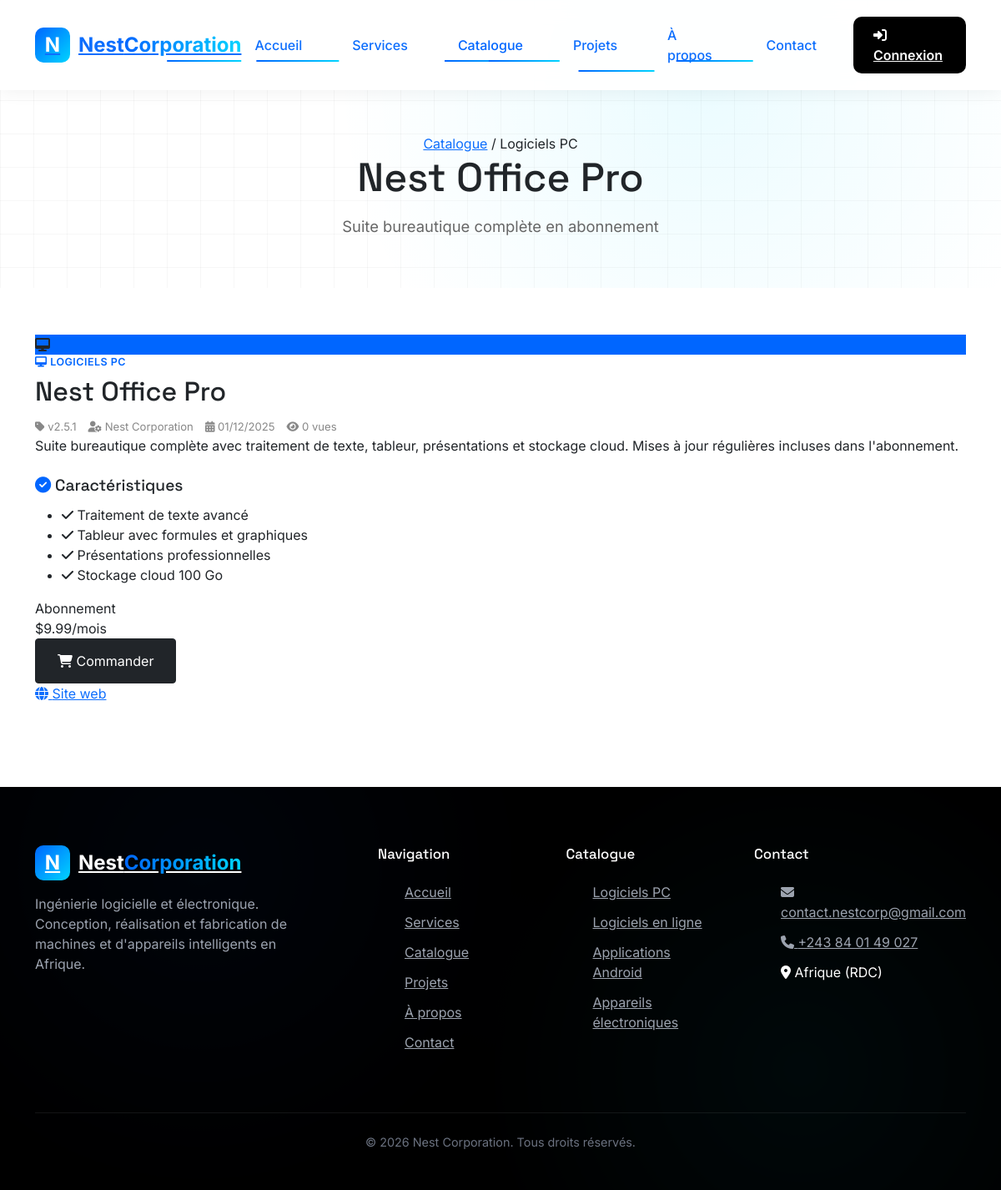
Screenshot of /index.php?page=product&id=2 with the database file from the repository.
### tables this page shows
CREATE TABLE `products` (
    `id` INT AUTO_INCREMENT PRIMARY KEY,
    `name` VARCHAR(200) NOT NULL,
    `slug` VARCHAR(200) NOT NULL UNIQUE,
    `description` TEXT NOT NULL,
    `short_description` VARCHAR(300) DEFAULT NULL,

     
    `category_id` INT NOT NULL,

     
    `pricing_type` ENUM('free','one_time','subscription') NOT NULL DEFAULT 'one_time',
    `price` DECIMAL(10,2) NOT NULL DEFAULT 0.00,
    `subscription_period` ENUM('monthly','yearly') NULL,
    `trial_days` INT DEFAULT 0,

     
    `version` VARCHAR(50) DEFAULT '1.0.0',
    `developer` VARCHAR(100) DEFAULT 'Nest Corporation',

     
    `website_url` VARCHAR(255) DEFAULT NULL,
    `documentation_url` VARCHAR(255) DEFAULT NULL,
    `play_store_url` VARCHAR(255) DEFAULT NULL,
    `app_store_url` VARCHAR(255) DEFAULT NULL,

     
    `icon_path` VARCHAR(255) DEFAULT NULL,
    `image_path` VARCHAR(255) DEFAULT NULL,
    `file_path` VARCHAR(255) DEFAULT NULL,
    `file_size` BIGINT(20) DEFAULT 0,

     
    `parent_id` INT DEFAULT NULL,
    `link_type` ENUM('control_software','accessory') NULL,

     
    `is_featured` TINYINT(1) DEFAULT 0,
    `is_active` TINYINT(1) DEFAULT 1,

     
    `download_count` INT DEFAULT 0,
    `view_count` INT DEFAULT 0,

     
    `release_date` DATE DEFAULT NULL,
    `created_at` TIMESTAMP DEFAULT CURRENT_TIMESTAMP,
    `updated_at` TIMESTAMP DEFAULT CURRENT_TIMESTAMP ON UPDATE CURRENT_TIMESTAMP,

     
    FOREIGN KEY (`category_id`) REFERENCES `categories` (`id`),
    FOREIGN KEY (`parent_id`) REFERENCES `products` (`id`) ON DELETE SET NULL,

     
    INDEX `idx_category` (`category_id`),
    INDEX `idx_pricing` (`pricing_type`),
    INDEX `idx_parent` (`parent_id`),
    INDEX `idx_featured` (`is_featured`),
    INDEX `idx_active` (`is_active`)
);

CREATE TABLE `categories` (
    `id` INT AUTO_INCREMENT PRIMARY KEY,
    `name` VARCHAR(100) NOT NULL,
    `slug` VARCHAR(100) NOT NULL UNIQUE,
    `description` TEXT DEFAULT NULL,
    `icon` VARCHAR(50) DEFAULT NULL,
    `color` VARCHAR(7) DEFAULT '#0066FF',
    `is_active` TINYINT(1) DEFAULT 1,
    `display_order` INT DEFAULT 0,
    `created_at` TIMESTAMP DEFAULT CURRENT_TIMESTAMP,

     
    INDEX `idx_slug` (`slug`)
);

### app/core/helpers.php (called while the page is built, shortened)
<?php
function url($page = 'home', $params = []) {
    $queryString = http_build_query(array_merge(['page' => $page], $params));
    return "/nest/index.php?" . $queryString;
}
function e($value) {
    return htmlspecialchars((string)$value, ENT_QUOTES, 'UTF-8');
}
function formatPriceLabel($product) {
    $type = $product['pricing_type'] ?? 'one_time';
    if ($type === PRICING_SUBSCRIPTION) {
        $period = ($product['subscription_period'] ?? 'monthly') === 'yearly' ? 'an' : 'mois';
        return APP_CURRENCY_SYMBOL . number_format((float)($product['price'] ?? 0), 2) . '/' . $period;
    }
    return APP_CURRENCY_SYMBOL . number_format((float)($product['price'] ?? 0), 2) . ' · unique';
}
function categoryIcon($categorySlug) {
    switch ($categorySlug) {
        default: return 'fa-desktop';
    }
}

### app/models/Product.php (called while the page is built, shortened)
<?php
class Product {
    public static function find($id) {
        $db = Database::getConnection();
        $stmt = $db->prepare("SELECT p.*, c.name as category_name, c.slug as category_slug, c.icon as category_icon, c.color as category_color
                              FROM products p JOIN categories c ON c.id = p.category_id WHERE p.id = ?");
        $stmt->execute([$id]);
        return $stmt->fetch();
    }
    public static function features($productId) {
        $db = Database::getConnection();
        $stmt = $db->prepare("SELECT feature_text FROM product_features WHERE product_id = ? ORDER BY display_order ASC");
        $stmt->execute([$productId]);
        return array_column($stmt->fetchAll(), 'feature_text');
    }
}

### app/views/pages/product.php (the view, shortened to what this page needs)
<?php
$pricingLabel = $product['pricing_type'] === PRICING_FREE ? 'Gratuit' : ($product['pricing_type'] === PRICING_SUBSCRIPTION ? 'Abonnement' : 'Paiement unique');
include __DIR__ . '/../partials/header.php';
?>
<section class="page-hero" style="padding-bottom:60px;">
    <div class="container">
        <nav class="breadcrumb-nav">
            <a href="<?php echo url('catalog'); ?>">Catalogue</a>
            <span>/</span>
            <span><?php echo e($product['category_name'] ?? 'Produit'); ?></span>
        </nav>
        <h1><?php echo e($product['name']); ?></h1>
        <p style="max-width:720px;"><?php echo e($product['short_description'] ?: mb_substr($product['description'], 0, 140) . '…'); ?></p>
    </div>
</section>
<section class="section" style="padding-top:56px;">
    <div class="container">
        <div class="product-detail-grid">
            <div class="animate-on-scroll">
                <?php if (!empty($product['image_path'])): ?>
                    <img src="<?php echo UPLOADS_URL . e($product['image_path']); ?>"
                         alt="<?php echo e($product['name']); ?>" class="product-image">
                <?php else: ?>
                    <div class="product-visual" style="background: <?php echo e($product['category_color'] ?? '#0066ff'); ?>;">
                        <i class="fas <?php echo e(categoryIcon($product['category_slug'] ?? '')); ?>"></i>
                    </div>
                <?php endif; ?>
            </div>
            <div class="animate-on-scroll" style="animation-delay:0.1s">
                <div class="product-category">
                    <i class="fas <?php echo e(categoryIcon($product['category_slug'] ?? '')); ?>"></i>
                    <?php echo e($product['category_name'] ?? ''); ?>
                </div>
                <h2><?php echo e($product['name']); ?></h2>
                <div class="product-meta">
                    <span><i class="fas fa-tag"></i> v<?php echo e($product['version']); ?></span>
                    <?php if (!empty($product['developer'])): ?>
                        <span><i class="fas fa-user-cog"></i> <?php echo e($product['developer']); ?></span>
                    <?php endif; ?>
                    <?php if (!empty($product['release_date'])): ?>
                        <span><i class="fas fa-calendar-alt"></i> <?php echo date('d/m/Y', strtotime($product['release_date'])); ?></span>
                    <?php endif; ?>
                    <span><i class="fas fa-eye"></i> <?php echo (int)$product['view_count']; ?> vues</span>
                </div>
                <p class="product-detail-desc"><?php echo nl2br(e($product['description'])); ?></p>
                <?php if (!empty($product['features'])): ?>
                    <h3 style="font-size:1.2rem; margin:24px 0 12px;"><i class="fas fa-check-circle" style="color:var(--primary-blue);"></i> Caractéristiques</h3>
                    <ul class="feature-list">
                        <?php foreach ($product['features'] as $feature): ?>
                            <li><i class="fas fa-check"></i> <?php echo e($feature); ?></li>
                        <?php endforeach; ?>
                    </ul>
                <?php endif; ?>
                <div class="price-box">
                    <div>
                        <span class="price-label"><?php echo $pricingLabel; ?></span>
                        <div class="price-main"><?php echo e(formatPriceLabel($product)); ?></div>
                    </div>
                    <div class="product-actions">
                        <button class="btn btn-dark" style="padding:14px 26px; font-size:1rem;"
                                data-order-btn
                                data-product-id="<?php echo $product['id']; ?>"
                                data-product-name="<?php echo e($product['name']); ?>"
                                data-pricing="<?php echo e($product['pricing_type']); ?>">
                            <?php if ($product['pricing_type'] === PRICING_FREE): ?>
                                <i class="fas fa-download"></i> Télécharger gratuitement
                            <?php else: ?>
                                <i class="fas fa-shopping-cart"></i> Commander
                            <?php endif; ?>
                        </button>
                    </div>
                </div>
                <?php if (!empty($product['website_url']) || !empty($product['documentation_url']) || !empty($product['play_store_url']) || !empty($product['app_store_url'])): ?>
                    <div class="store-links">
                        <?php if (!empty($product['website_url'])): ?>
                            <a href="<?php echo e($product['website_url']); ?>" target="_blank" rel="noopener" class="store-link">
                                <i class="fas fa-globe"></i> Site web
                            </a>
                        <?php endif; ?>
                    </div>
                <?php endif; ?>
            </div>
        </div>
    </div>
</section>
<?php include __DIR__ . '/../partials/footer.php'; ?>

### public/css/theme.css (style rules this page uses)
:root { --primary-blue: #0066FF; --primary-turquoise: #00D4FF; --dark-blue: #0052CC; --light-turquoise: #80EAFF; --black: #000000; --dark-gray: #1A1A1A; --light-gray: #F5F5F5; --white: #ffffff; --success: #00d664; --danger: #ff4757; --warning: #ff9500; --radius: 14px; --shadow: 0 10px 40px rgba(0, 0, 0, 0.06); }
* { font-family: 'Inter', sans-serif; box-sizing: border-box; margin: 0; padding: 0; }
body { font-family: 'Inter', sans-serif; color: #1a1a1a; background: #ffffff; line-height: 1.6; overflow-x: hidden; }
h1, h2, h3, h4, h5, .font-display { font-family: 'Space Grotesk', sans-serif; }
a { text-decoration: none; color: inherit; }
.container { width: 100%; max-width: 1200px; margin: 0 auto; padding: 0 24px; }
.animate-on-scroll { opacity: 0; transform: translateY(30px); transition: all 0.8s ease-out; }
.animate-on-scroll.visible { opacity: 1; transform: translateY(0); }
.btn { display: inline-flex; align-items: center; gap: 10px; padding: 14px 32px; border-radius: 12px; font-weight: 600; font-size: 1rem; border: none; cursor: pointer; transition: all 0.3s; }
.btn-dark { background: var(--black); color: #fff; }
.section { padding: 100px 0; }
.product-category { font-size: 0.78rem; font-weight: 600; text-transform: uppercase; letter-spacing: 0.5px; color: var(--primary-blue); margin-bottom: 6px; }
.product-meta { display: flex; align-items: center; gap: 14px; margin-top: 14px; font-size: 0.82rem; color: #888; }
.product-actions { display: flex; gap: 14px; flex-wrap: wrap; }
.page-hero { padding: 160px 0 80px; text-align: center; background-image: linear-gradient(to right, rgba(0, 0, 0, 0.03) 1px, transparent 1px), linear-gradient(to bottom, rgba(0, 0, 0, 0.03) 1px, transparent 1px); background-size: 40px 40px; position: relative; overflow: hidden; }
.page-hero::after { content: ''; position: absolute; inset: 0; background: radial-gradient(circle at 70% 30%, rgba(0, 212, 255, 0.08) 0%, transparent 50%); }
.page-hero .container { position: relative; z-index: 2; }
.page-hero h1 { font-size: 3rem; margin-bottom: 16px; }
.page-hero p { color: #666; font-size: 1.15rem; max-width: 640px; margin: 0 auto; }

### rows the page displays
products: category.name "Logiciels PC", name "Nest Office Pro", short_description "Suite bureautique complète en abonnement", category.name "LOGICIELS PC", version "2.5.1", developer "Nest Corporation", release_date "01/12/2025", view_count "0", description "Suite bureautique complète avec traitement de texte, tableur, présentations et stockage cloud. Mises à jour régulières incluses dans l'abonnement.", pricing_type "Abonnement", formatPriceLabel($product) "$9.99/mois"

### other values shown
$feature "Traitement de texte avancé"
$feature "Tableur avec formules et graphiques"
$feature "Présentations professionnelles"
$feature "Stockage cloud 100 Go"
APP_EMAIL "contact.nestcorp@gmail.com"
APP_PHONE "+243 84 01 49 027"
APP_LOCATION "Afrique (RDC)"
APP_NAME "Nest"
